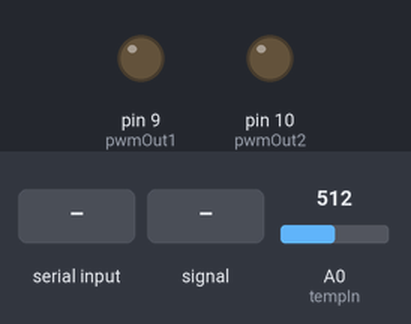
The sketch below on a simulated Arduino Uno, built with avr-gcc and run on an emulated ATmega328P. On the bench: output pins drawn as LEDs (lit = HIGH). The test bench sets the inputs (shaded band); at power-on: A0 (tempIn) = 512. What the sketch prints to the serial monitor is not drawn.

Above: at 1.2 s.
1.3 s: "Sin 1\n" received over Serial
At 2.0 s:
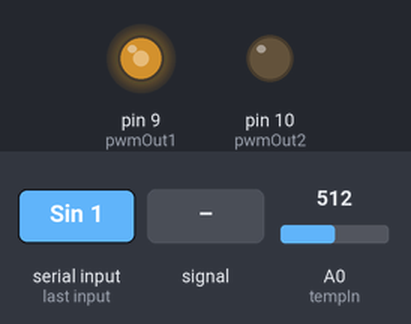
4.3 s: A0 (tempIn) fed a 2 Hz sine of ±306 counts around its level
7.3 s: A0 (tempIn) set to 122
At 8.6 s:
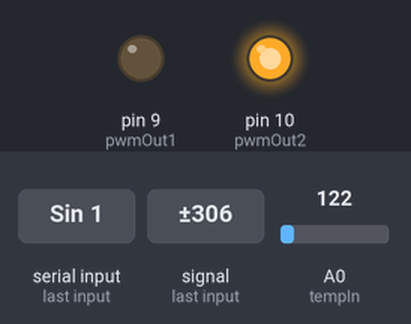
9.3 s: A0 (tempIn) set to 213
11.5 s: A0 (tempIn) set to 243
At 12.5 s:
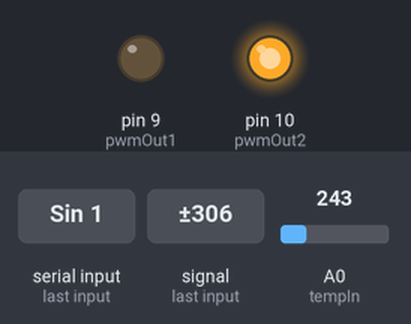
14.5 s: "Manual 1\n" received over Serial
At 16.4 s:
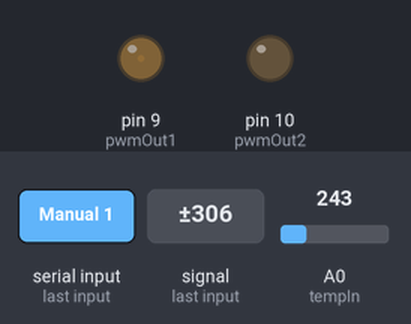
Timing chart, 0 to 17.6 s (numbered marks = the images above; inputs shaded):
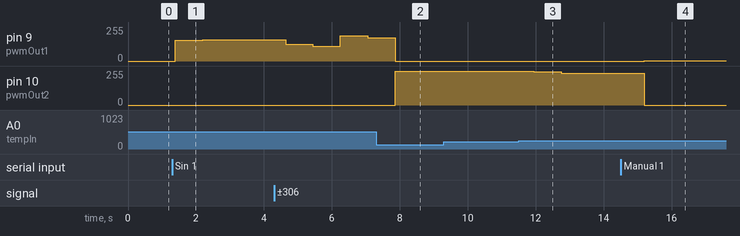

The sketch:

SerialTestOct22a.ino
```cpp
    //Works! October 22, 2023

    // Expects 9 Params from Matlab in the following order and MatlabParams class:
    // MLparams MatlabParams MLparams[mode pwmNow HeatCool Kp KI Tset ResetInt SinAmp SinPer] with formats [%s %d %d %f %f %f %d %f %f]
    // Uses a String tokenizer to split the received string at spaces

    // Sends output of 7 values to Matlab as a ArduinoParams class:
    // ArduinoParams ARDparams[temp, time, pwmNow, HeatCool, error, Integral, Tset] with formats [%f, %f, %d, %d, %f, %f, %f]


unsigned long startTime = 0;
String receivedString;
String FromMatlab;
const int tempIn = A0;  // Analog input pin
const int numMeasurements = 5000;  // Number of measurements

class MatlabParams {
public:
  String mode;    // Manual, Proportional or P/I
  int pwmNow;     // PWM [0 255]
  int HeatCool;   // Cool or Heat [-1 1]
  float Kp;       // proportional gain
  float KI;       // integral gain
  float Tset;     // Set temperature in centigrade
  int ResetInt;    // logical [0 1] to reset integral term in P/I
  float SinAmp;    // Amplitude of sinusoidally varying T_set
  float SinPer;    // Period in seconds of sinusoidally varying T_set

  // Constructor
  MatlabParams(String m, int pwm, int hc, float kp, float ki, float t, int rI, float sA, float sP) {
    mode = m;
    pwmNow = pwm;
    HeatCool = hc;
    Kp = kp;
    KI = ki;
    Tset = t;
    ResetInt = rI;
    SinAmp = sA;
    SinPer = sP;
  }
};

class ArduinoParams {
public:
  float temp;    // temperature
  float time;     // elapsed time
  int pwmNow;     // PWM [0 - 255]
  int HeatCool;    // Cool or Heat [-1 1]
  float error;     // Tset - temperature
  float Integral;   // integral term
  float Tset;        // set Temperature with Sin term

  // Constructor
  ArduinoParams(float T, float t, int pwm, int HC, float e, float I, float Ts) {
    temp = T;
    time = t;
    pwmNow = pwm;
    HeatCool = HC;
    error = e;
    Integral = I;
    Tset = Ts;
  }
};

// power
#define pwmOut1 9
#define pwmOut2 10

MatlabParams MLparams("Manual", 0, 1, 15.6, 0.1, 35.0, 1, 0, 60);  // Initial Matlab parameters. Set PWM = 0 for safety
ArduinoParams ARDparams(20, 0, 0, 1, 0, 0, 20);  // Initial Arduino parameters. Set initial time to zero

// Fixed resistor value in ohms
// const float fixedResistance = 4670.0; // my board
const float fixedResistance = 100000.0; // board in 39 lab

// Thermistor parameters for 100k ohm
const float beta = 4540.0;
const float R25 = 100000.0;
const float T0 = 298.15;  // 25°C in Kelvin
int  pwmValue = 0;
int  HeatCool = 1;

void setup() {
  Serial.begin(9600);
  while (!Serial) {
    ;  // Wait for serial port to connect
  }
    // 6 Params from Matlab
    // Mode PWM H/C Kp KI Tset with formats %s %d %d %f %f %f


  unsigned long startTime = millis();  // Get the starting time
}

void loop() {


 // Perform thermistor voltage measurements and calculate average
float total = 0;
  for (int i = 0; i < numMeasurements; i++) {
    int sensorValue = analogRead(tempIn);
    total = total + sensorValue;
  }
float average = total / (float)numMeasurements;

    // Convert the analog value to voltage
    float voltage = average * (5.0 / 1023.0);  // Assuming 5V reference voltage

    // Calculate the resistance of the thermistor
    float thermistorResistance = (fixedResistance * voltage) / (5.0 - voltage);

    // Calculate the temperature using the Steinhart-Hart equation. See Wiki Thermistor entry.
    float steinhart = log(thermistorResistance / R25);
    steinhart /= beta;
    steinhart += 1.0 / T0;
    float temperature = 1.0 / steinhart - 273.15;  // temperature in Centigrade

// The ARDparams class object is sent to Matlab after every cycle of loop. Once the temperature has been measured
// and averaged numMeasurements times, the values ARDparams.temp and the ARDparams.time are set. The remaining
// four values, ARDparams.pwmNow and ARDparams.HeatCool, ARDparams.error and ARDparams.Integral are determined within
// the modes Manual, Proportional and P/I.

    ARDparams.temp = temperature;
    float previousTime = ARDparams.time;  // save previous elapsed time before updating new time. Used for dt for (integral) P/I control
    unsigned long currentTime = millis();
    ARDparams.time = (currentTime - startTime) / 1000.0;  // update current elapsed time
    float dt = 0;  // define time interval dt

// Each cycle read in the Matlab parameters, MLparams.
// Parsing strings is a pain. This works, but is ugly.
  if (Serial.available() > 0) {
    receivedString = Serial.readStringUntil('\n'); // Read until a newline character is encountered
    FromMatlab = receivedString;
    // 9 Params from Matlab
    // [Mode PWM H/C Kp KI Tset ResetInt SinAmp SinPer] with formats [%s %d %d %f %f %f %d %f %f] - one blank space between each field. No carriage return!
    // Use a String tokenizer to split the received string at spaces

       // Split the received string at spaces using strtok
    char *token = strtok(receivedString.c_str(), " ");

    if (token != nullptr) {
        MLparams.mode = String(token);
        token = strtok(nullptr, " ");
    }

    if (token != nullptr) {
        MLparams.pwmNow = atoi(token);
        token = strtok(nullptr, " ");
    }

    if (token != nullptr) {
        MLparams.HeatCool = atoi(token);
        token = strtok(nullptr, " ");
    }

    if (token != nullptr) {
        MLparams.Kp = atof(token);
        token = strtok(nullptr, " ");
    }

    if (token != nullptr) {
        MLparams.KI = atof(token);
        token = strtok(nullptr, " ");
    }

    if (token != nullptr) {
        MLparams.Tset = atof(token);
        token = strtok(nullptr, " ");
    }

    if (token != nullptr) {
        MLparams.ResetInt = atoi(token);
        token = strtok(nullptr, " ");
    }

    if (token != nullptr) {
        MLparams.SinAmp = atof(token);
        token = strtok(nullptr, " ");
    }

    if (token != nullptr) {
        MLparams.SinPer = atof(token);
    }

    }

// ************************* Manual Mode ***************************
// Determine ARDparams.pwmNow and ARDparams.HeatCool for Manual mode.
// Simply copy the values from Matlab.

if (strcmp(MLparams.mode.c_str(), "Manual") == 0) {
  ARDparams.pwmNow = MLparams.pwmNow;
  ARDparams.HeatCool = MLparams.HeatCool;
}

// ************************* Proportional Mode ***************************
// Determine ARDparams.pwmNow and ARDparams.HeatCool for Proportional mode.
// Calculate the error = Tset - temp
// HeatCool = 1 means heat, which should be done when Tset > temp
// HeatCool = -1 means cool, which should be done when temp > Tset

else if (strcmp(MLparams.mode.c_str(), "Proportional") == 0) {
      ARDparams.error = MLparams.Tset - ARDparams.temp;
      ARDparams.pwmNow = round(min(max(MLparams.Kp * abs(ARDparams.error), 0), 255));
      // heat or cool
      ARDparams.HeatCool = sgn(ARDparams.error);
      }

 //  *************************** Proportional Integral (P/I) control **********************

 else if (strcmp(MLparams.mode.c_str(), "P/I") == 0) {

            dt = ARDparams.time - previousTime; // time interval for previous measurement
            previousTime = ARDparams.time;

            ARDparams.error = MLparams.Tset - ARDparams.temp;   // error
            ARDparams.Integral = ARDparams.Integral + dt * ARDparams.error;  // update integral of error
            ARDparams.Integral =  ARDparams.Integral * MLparams.ResetInt;    // zero integral?
            if (MLparams.ResetInt == 0){  // reset zero command
              MLparams.ResetInt = 1;  // allows integration on next iteration
            }
            float u = MLparams.Kp * ARDparams.error + MLparams.KI * ARDparams.Integral;  // calculate PI feedback
            ARDparams.pwmNow = min(abs(round(u)),255);  // magnitude of PI feedback term u limited to a max of 255 for arduino PWM
            ARDparams.HeatCool = sgn(u);  // sign of PI feedback (heat vs cool)
 }

 else if (strcmp(MLparams.mode.c_str(), "Sin") == 0) {

            dt = ARDparams.time - previousTime; // time interval for previous measurement
            previousTime = ARDparams.time;
            float sinPartTset =  MLparams.SinAmp * sin(2*PI*ARDparams.time / MLparams.SinPer);
            ARDparams.Tset = MLparams.Tset + sinPartTset;
            ARDparams.error = ARDparams.Tset - ARDparams.temp;   // error
            ARDparams.Integral = ARDparams.Integral + dt * ARDparams.error;  // update integral of error
            ARDparams.Integral =  ARDparams.Integral * MLparams.ResetInt;    // zero integral?
            if (MLparams.ResetInt == 0){  // reset zero command
              MLparams.ResetInt = 1;  // allows integration on next iteration
            }
            float u = MLparams.Kp * ARDparams.error + MLparams.KI * ARDparams.Integral;  // calculate PI feedback
            ARDparams.pwmNow = min(abs(round(u)),255);  // magnitude of PI feedback term u limited to a max of 255 for arduino PWM
            ARDparams.HeatCool = sgn(u);  // sign of PI feedback (heat vs cool)
 }

   // Error in reading input from Matlab
      else {
        Serial.print("Error reported in Arduino. Received Command: [");
        Serial.print(FromMatlab);
        Serial.print("], Mode: ");
        Serial.print(MLparams.mode);
        Serial.print(", PWM: ");
        Serial.print(MLparams.pwmNow);
        Serial.print(", H/C: ");
        Serial.print(MLparams.HeatCool);
        Serial.print(", Kp: ");
        Serial.print(MLparams.Kp);
        Serial.print(", KI: ");
        Serial.print(MLparams.KI);
        Serial.print(", Tset: ");
        Serial.print(MLparams.Tset);
        Serial.print(", Time = ");
        Serial.print(ARDparams.time, 1); // Print elapsed time with 1 decimal place
        Serial.println(" seconds");
      }

      // Send PWM values to H-bridge

      if (ARDparams.HeatCool == 1){
      analogWrite(pwmOut1, ARDparams.pwmNow);
      analogWrite(pwmOut2,0);
    }
    if (ARDparams.HeatCool == -1){
      analogWrite(pwmOut2, ARDparams.pwmNow);
      analogWrite(pwmOut1,0);
    }

if (strcmp(MLparams.mode.c_str(), "Sin") != 0) {
  ARDparams.Tset = MLparams.Tset;
}

// Send the 7 ARDparams (temperature, time, PWM, heat/cool, error, integral, Tset) to Matlab for plotting
        Serial.print("Temperature = ");
        Serial.print(ARDparams.temp);  // Print temperature
        Serial.print(", Time = ");
        Serial.print(ARDparams.time, 1); // Print elapsed time with 1 decimal place
        Serial.print(", PWM = ");
        Serial.print(ARDparams.pwmNow);
        Serial.print(", Heat/Cool = ");
        Serial.print(ARDparams.HeatCool);
        Serial.print(", error = ");
        Serial.print(ARDparams.error);
        Serial.print(", KI * Integral = ");
        Serial.print(MLparams.KI * ARDparams.Integral);
        Serial.print(", Tset = ");
        Serial.println(ARDparams.Tset);

        Serial.print("Received Command: [");   // this info gets printed on the Matlab command line for diagnostics
        Serial.print(FromMatlab);
        Serial.print("], Mode: ");
        Serial.print(MLparams.mode);
        Serial.print(", PWM: ");
        Serial.print(MLparams.pwmNow);
        Serial.print(", H/C: ");
        Serial.print(MLparams.HeatCool);
        Serial.print(", Kp: ");
        Serial.print(MLparams.Kp);
        Serial.print(", KI: ");
        Serial.print(MLparams.KI);
        Serial.print(", Tset: ");
        Serial.print(MLparams.Tset);
        Serial.print(", ResetInt = ");
        Serial.print(MLparams.ResetInt);
        Serial.print(", SinAmp = ");
        Serial.print(MLparams.SinAmp);
        Serial.print(", SinPer = ");
        Serial.print(MLparams.SinPer);
        Serial.print(", dt = ");
        Serial.print(dt);
        Serial.print(", Time = ");
        Serial.print(ARDparams.time, 1); // Print elapsed time with 1 decimal place
        Serial.println(" seconds");
  }
  // sign of a number
  static inline int8_t sgn(float val) {
  if (val < 0) return -1;
  return 1;
}
```

Measured:
- after the input at 1.3 s, pin 9 (pwmOut1): 0/255 → 157/255 after 0.10 s, → 158/255 0.81 s later, → 159/255 0.81 s later, → 160/255 0.81 s later
- after the input at 7.3 s, pin 10 (pwmOut2): 0/255 → 255/255 after 0.57 s
- after the input at 9.3 s, every drawn part: stays the same
- after the input at 11.5 s, pin 10 (pwmOut2): 255/255 → 251/255 after 0.44 s, → 237/255 0.81 s later, → 238/255 0.81 s later, → 239/255 0.81 s later
- after the input at 14.5 s, pin 9 (pwmOut1): 0/255 → 1/255 after 0.70 s
